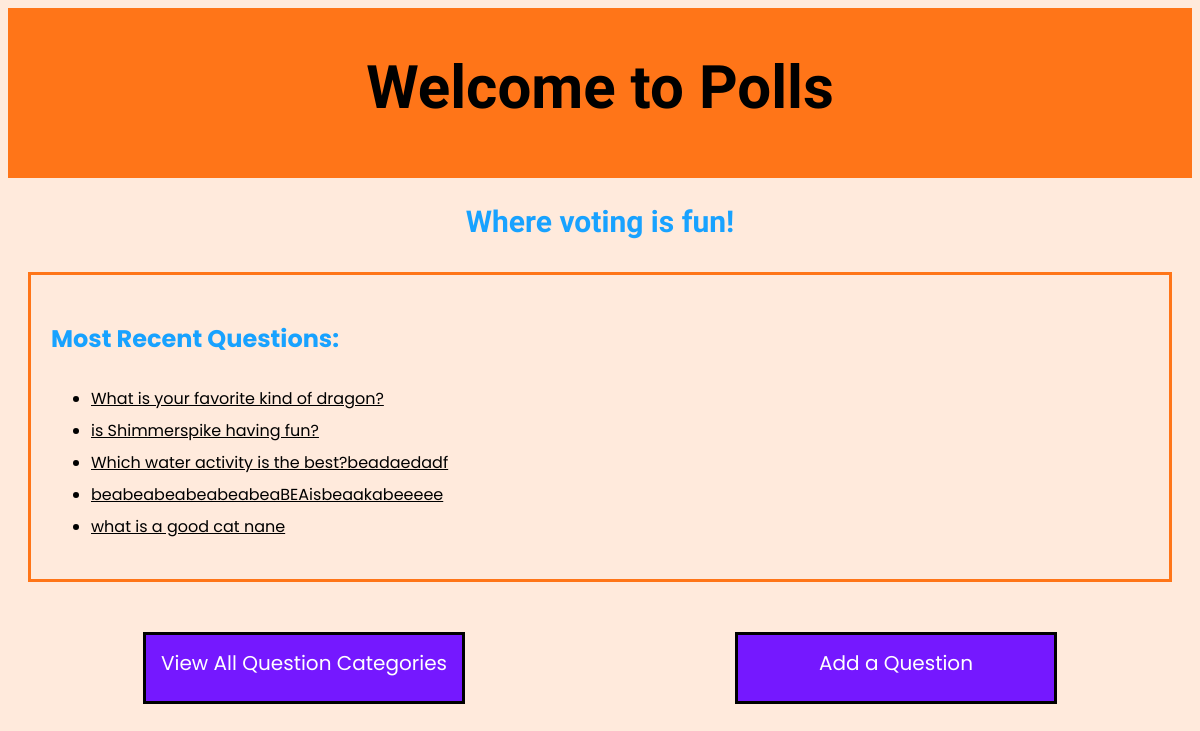
Screenshot of /polls/ with the database file from the repository.
### polls/models.py (models this page shows, shortened)
class Question(models.Model):
    topic = models.ManyToManyField(Topic)
    question_text = models.CharField(max_length=200)
    pub_date = models.DateTimeField("date published")

### polls/views.py (the view)
# urls.py: path("", views.index_view, name="index"),
def index_view(request):
    latest_questions = Question.objects.order_by("-pub_date")[:5]
    return render (request, 'polls/index.html', {
        "latest_questions": latest_questions,
    })

### polls/context_processors.py (called while the page is built)
def get_question_lists():
    questions = Question.objects.annotate(total_votes=Sum('choice__votes'))
    return {
        "latest_questions": ("Most Recent Questions", Question.objects.order_by("-pub_date")[:5]),
        "oldest_questions": ("Oldest Questions", Question.objects.order_by("pub_date")[:5]),
        "popular_questions": ("Most Popular Questions", questions.order_by('-total_votes')[:5]),
        "all_questions": ("All Questions", Question.objects.all()),
    }

def latest_questions(request):
    return {"latest_questions": get_question_lists()["latest_questions"]}

def oldest_questions(request):
    return {"oldest_questions": get_question_lists()["oldest_questions"]}

def popular_questions(request):
    return {"popular_questions": get_question_lists()["popular_questions"]}

def all_questions(request):
    return {"all_questions": get_question_lists()["all_questions"]}

def all_lists(request):
    return {"all_lists": get_question_lists()}

def specific_question_list(request):
    list_name = request.GET.get("list_name") # Extract list name from GET params
    question_list = get_question_lists().get(list_name, []) # Get selected list or empty
    return {"list_name": list_name, "question_list": question_list}

### polls/templates/polls/index.html (shortened to what this page needs)
<!DOCTYPE html>
<html lang="en">
<head>
    {% load static %}
    <link rel="stylesheet" type="text/css" href="{% static 'polls/styles.css' %}">
</head>
<body>
    <div class="welcome">
        <h1>Welcome to Polls</h1>
    </div>
    <div class="welcome2">
        <h2>Where voting is fun!</h2>
    </div>
    <div class="list">
    <h2>Most Recent Questions:</h2>
        {% if latest_questions %}
        <ul>
            {% for question in latest_questions %}
            <li><a href="{% url 'polls:detail' question.id %}">{{ question.question_text }}</a></li>
            {% endfor %}
        </ul>
        {% else %}
        <p>No polls are available.</p>
        {% endif %}
    </div>
    <div class="btns">
        <a href="{% url  'polls:questions' %}" class="btn">View All Question Categories</a>
        <a href="{% url 'polls:add_question' %}" class="btn">Add a Question</a>
    </div>
</body>
</html>

### polls/static/polls/styles.css (style rules this page uses)
body { background-color: #FFEADC; font-family: "Poppins"; line-height: 2; font-size: 16px; }
h1 { font-family: "Kalam"; font-size: 50px; color: #18A2FF; text-align: center; }
h2, h3, h4, h5, h6 { color: #18A2FF; }
a { color: black; }
.welcome { text-align: center; background-color: #FF7518; padding: 10px 0 20px 0; }
.welcome h1 { font-size: 60px; color: black; margin: 10px 0; }
.welcome2 h2 { text-align: center; font-family: "Kalam"; font-size: 30px; margin: 14px 0 8px 0; }
.btns { display: grid; grid-template-columns: repeat(2, 1fr); }
.btn { display: block; width: 300px; height: 50px; background-color: #7518FF; color: white; font-size: 20px; margin: 10px 0; justify-self: center; text-align: center; border-style: solid; border-color: black; text-decoration: none; margin: 30px 0; padding: 8px; cursor: pointer; }
.list { display: block; margin: 20px; padding: 20px; border-style: solid; border-color: #FF7518; }

### rows the page displays
Question: question_text "What is your favorite kind of dragon?"
Question: question_text "is Shimmerspike having fun?"
Question: question_text "Which water activity is the best?beadaedadf"
Question: question_text "beabeabeabeabeabeaBEAisbeaakabeeeee"
Question: question_text "what is a good cat nane"
